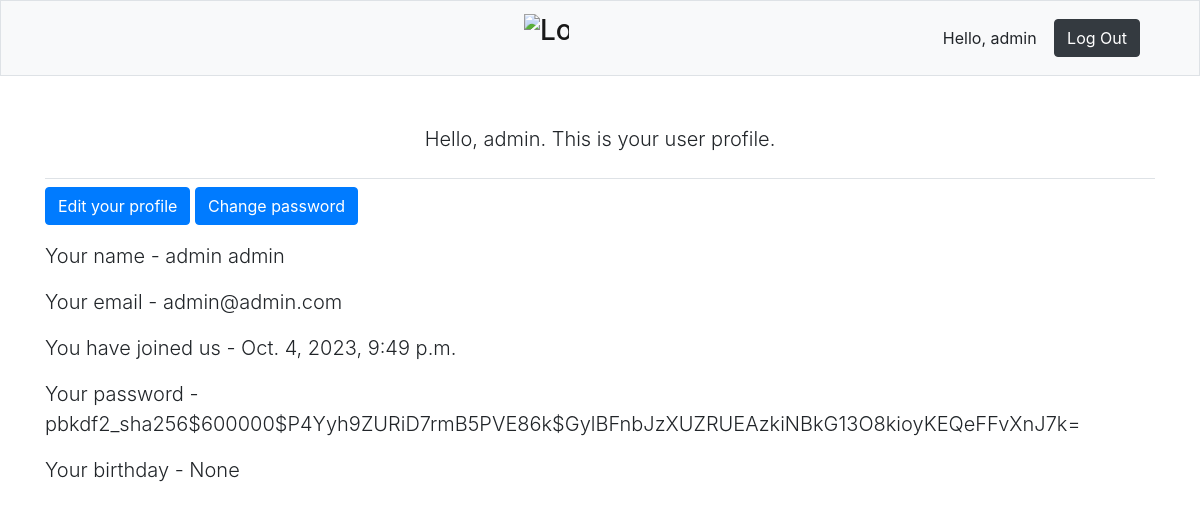
Screenshot of /users/profile/1/ (signed in) with the database file from the repository.
### users/models.py (models this page shows, shortened)
class BlogUser(AbstractUser):
    date_of_birth = models.DateField(null=True, blank=True)
    class Meta:
        verbose_name_plural = "Blog Users"

### users/views.py (the view)
# urls.py: path('profile/<int:user_id>/', views.profile, name='profile'),
@login_required
def profile(request, user_id):
    user = get_object_or_404(BlogUser, id=user_id)
    if user_id == request.user.id:
        return render(request, 'registration/profile.html', {'user': user})
    else:
        raise Http404

### users/templates/registration/profile.html
{% extends 'blog/base.html' %}
{% block page_header %}
    <div class="display-5 d-flex justify-content-center">
        <p class="lead">
            Hello, {{ user.username }}. This is your user profile.
        </p>
    </div>
{% endblock page_header %}
{% block content %}
    <a class="btn btn-primary" type="button"
    href="{% url 'users:edit_profile' user.id %}">Edit your profile</a>
    <a class="btn btn-primary" type="button"
    href="{% url 'users:password_change' %}">Change password</a>
    <p class="lead">
    <p class="lead">
        Your name - {{ user.first_name }} {{ user.last_name }}
    </p>
    <p class="lead">
        Your email - {{ user.email }}
    </p>
    <p class="lead">
        You have joined us - {{ user.date_joined }}
    </p>
    <p class="lead">
        Your password - {{ user.password }}
    </p>
    <p class="lead">
        Your birthday - {{ user.date_of_birth }}
    </p>
{% endblock content %}

### blog/templates/blog/base.html (shortened to what this page needs)
{% load bootstrap4 %}
<!doctype html>
<html data-bs-theme="light" lang="en">
  <head>
    {% bootstrap_css %}
  </head>
  <body>
    <nav class="navbar navbar-expand-lg navbar-light bg-light mb-5 border">
          <div class="container">
            <div class="col-6 text-right">
              <a class="navbar-brand" href="{% url 'blog:index' %}">
               <h3>
                 <img src="https://svgsilh.com/svg/2001981.svg"
                     alt="Logo" width="45" height="40" class="d-inline-block align-text-top">
               </h3>
              </a>
            </div>
            <div class="col-5 text-center">
              <div class="collapse navbar-collapse" id="navbarCollapse">
                <div class="d-grid gap-2 d-md-block ml-auto">
                  {% if not user.is_authenticated %}
                      <a class="btn" type="button" href="{% url 'users:login' %}">
                        Log In
                      </a>
                      <a class="btn btn-dark" type="button" href="{% url 'users:register' %}">
                        Sign-in
                      </a>
                  {% else %}
                      <a class="btn" type="button" href="{% url 'users:profile' user.id %}">
                        Hello, {{ user.username }}
                      </a>
                      <a class="btn btn-dark" type="button" href="{% url 'users:logout' %}">
                        Log Out
                      </a>
                  {% endif %}
                </div>
              </div>
            </div>
          </div>
    </nav>
    <main role="main" class="container">
      <div class="pb-2 mb-2 border-bottom">
        {% block page_header %}{% endblock page_header%}
      </div>
        {% block content %}{% endblock content %}
    </main>
  </body>
</html>

### rows the page displays
BlogUser: username "admin", first_name "admin", last_name "admin", email "admin@admin.com", date_joined "Oct. 4, 2023, 9:49 p.m.", password "pbkdf2_sha256$600000$P4Yyh9ZURiD7rmB5PVE86k$GylBFnbJzXUZRUEAzkiNBkG13O8kioyKEQeFFvXnJ7k=", date_of_birth "None"
